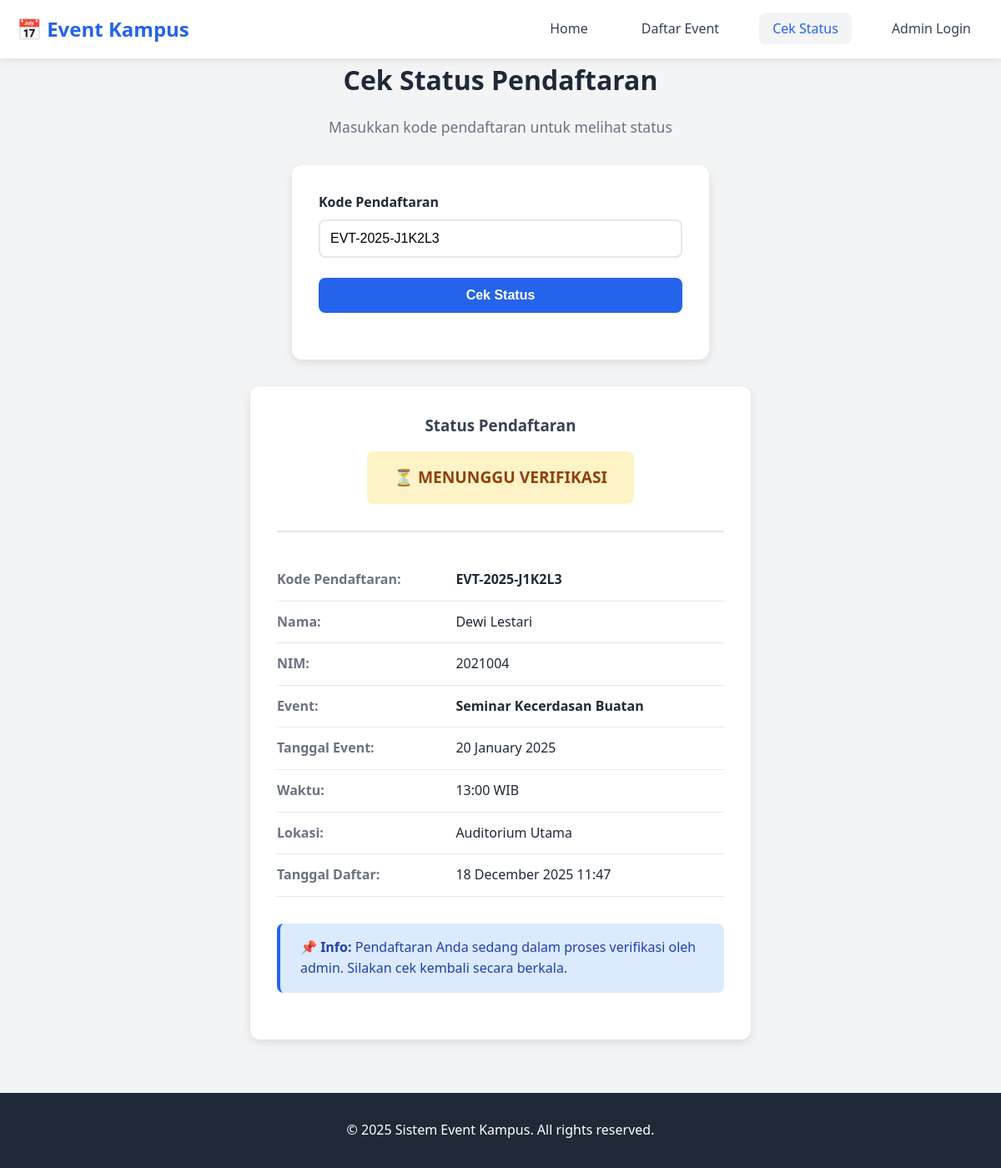
Page /cek_status.php?kode=EVT-2025-J1K2L3 on the committed database.
### tables this page shows
CREATE TABLE pendaftaran (
    daftar_id INT AUTO_INCREMENT PRIMARY KEY,
    peserta_id INT NOT NULL,
    event_id INT NOT NULL,
    tanggal_daftar TIMESTAMP DEFAULT CURRENT_TIMESTAMP,
    status ENUM('pending', 'diterima', 'ditolak') DEFAULT 'pending',
    kode_unik VARCHAR(20) UNIQUE NOT NULL,
    deleted_at TIMESTAMP NULL,
    FOREIGN KEY (peserta_id) REFERENCES peserta(peserta_id) ON DELETE CASCADE,
    FOREIGN KEY (event_id) REFERENCES event(event_id) ON DELETE CASCADE,
    INDEX idx_status (status),
    INDEX idx_kode (kode_unik),
    INDEX idx_deleted (deleted_at),
    UNIQUE KEY unique_registration (peserta_id, event_id, deleted_at)
);

CREATE TABLE peserta (
    peserta_id INT AUTO_INCREMENT PRIMARY KEY,
    nama VARCHAR(100) NOT NULL,
    nim VARCHAR(20) NOT NULL UNIQUE,
    email VARCHAR(100) NOT NULL,
    no_hp VARCHAR(15) NOT NULL,
    jurusan VARCHAR(100),
    created_at TIMESTAMP DEFAULT CURRENT_TIMESTAMP,
    deleted_at TIMESTAMP NULL,
    INDEX idx_nim (nim),
    INDEX idx_email (email),
    INDEX idx_deleted (deleted_at)
);

CREATE TABLE event (
    event_id INT AUTO_INCREMENT PRIMARY KEY,
    nama_event VARCHAR(200) NOT NULL,
    tanggal DATE NOT NULL,
    waktu TIME NOT NULL,
    lokasi VARCHAR(200) NOT NULL,
    narasumber VARCHAR(200),
    deskripsi TEXT,
    kuota INT NOT NULL DEFAULT 0,
    banner VARCHAR(255),
    created_at TIMESTAMP DEFAULT CURRENT_TIMESTAMP,
    updated_at TIMESTAMP DEFAULT CURRENT_TIMESTAMP ON UPDATE CURRENT_TIMESTAMP,
    deleted_at TIMESTAMP NULL,
    INDEX idx_tanggal (tanggal),
    INDEX idx_deleted (deleted_at)
);

### config/db_connect.php (called while the page is built, shortened)
<?php
$conn = new mysqli(DB_HOST, DB_USER, DB_PASS, DB_NAME);
$conn->set_charset("utf8mb4");
function clean_input($data) {
    global $conn;
    $data = trim($data);
    $data = stripslashes($data);
    $data = htmlspecialchars($data, ENT_QUOTES, 'UTF-8');
    return $conn->real_escape_string($data);
}
?>

### public/cek_status.php (the view, shortened to what this page needs)
<?php
require_once '../config/db_connect.php';
$kode = isset($_GET['kode']) ? clean_input($_GET['kode']) : '';
$pendaftaran = null;
if (!empty($kode)) {
    $query = "SELECT pf.*, ps.nama, ps.nim, ps.email, ps.no_hp, e.nama_event, e.tanggal, e.waktu, e.lokasi
              FROM pendaftaran pf
              JOIN peserta ps ON pf.peserta_id = ps.peserta_id
              JOIN event e ON pf.event_id = e.event_id
              WHERE pf.kode_unik = ? AND pf.deleted_at IS NULL";
    $stmt = $conn->prepare($query);
    $stmt->bind_param("s", $kode);
    $stmt->execute();
    $result = $stmt->get_result();
    if ($result->num_rows > 0) {
        $pendaftaran = $result->fetch_assoc();
    }
}
?>
<!DOCTYPE html>
<html lang="id">
<head>
    <link rel="stylesheet" href="../assets/css/style.css">
</head>
<body>
    <nav class="navbar">
        <div class="container">
            <div class="nav-brand">
                <h1>📅 Event Kampus</h1>
            </div>
            <ul class="nav-menu">
                <li><a href="index.php">Home</a></li>
                <li><a href="daftar_event.php">Daftar Event</a></li>
                <li><a href="cek_status.php" class="active">Cek Status</a></li>
                <li><a href="../admin/admin_login.php">Admin Login</a></li>
            </ul>
        </div>
    </nav>
    <main class="container">
        <section class="page-header">
            <h2>Cek Status Pendaftaran</h2>
            <p>Masukkan kode pendaftaran untuk melihat status</p>
        </section>
        <div class="form-container" style="max-width: 500px;">
            <form method="GET" action="">
                <div class="form-group">
                    <label for="kode">Kode Pendaftaran</label>
                    <input
                        type="text"
                        id="kode"
                        name="kode"
                        class="form-control"
                        placeholder="Contoh: EVT-2025-ABC123"
                        value="<?php echo htmlspecialchars($kode); ?>"
                        required
                    >
                </div>
                <div class="form-group">
                    <button type="submit" class="btn btn-primary" style="width: 100%;">
                        Cek Status
                    </button>
                </div>
            </form>
        </div>
        <?php if (!empty($kode)): ?>
            <?php if ($pendaftaran): ?>
                <div class="status-card">
                    <div class="status-header">
                        <h3>Status Pendaftaran</h3>
                        <div class="status-badge-large status-<?php echo $pendaftaran['status']; ?>">
                            <?php
                            if ($pendaftaran['status'] === 'pending') echo '⏳ Menunggu Verifikasi';
                            elseif ($pendaftaran['status'] === 'diterima') echo '✅ Diterima';
                            else echo '❌ Ditolak';
                            ?>
                        </div>
                    </div>
                    <div class="info-row">
                        <div class="info-label">Kode Pendaftaran:</div>
                        <div class="info-value"><strong><?php echo htmlspecialchars($pendaftaran['kode_unik']); ?></strong></div>
                    </div>
                    <div class="info-row">
                        <div class="info-label">Nama:</div>
                        <div class="info-value"><?php echo htmlspecialchars($pendaftaran['nama']); ?></div>
                    </div>
                    <div class="info-row">
                        <div class="info-label">NIM:</div>
                        <div class="info-value"><?php echo htmlspecialchars($pendaftaran['nim']); ?></div>
                    </div>
                    <div class="info-row">
                        <div class="info-label">Event:</div>
                        <div class="info-value"><strong><?php echo htmlspecialchars($pendaftaran['nama_event']); ?></strong></div>
                    </div>
                    <div class="info-row">
                        <div class="info-label">Tanggal Event:</div>
                        <div class="info-value"><?php echo date('d F Y', strtotime($pendaftaran['tanggal'])); ?></div>
                    </div>
                    <div class="info-row">
                        <div class="info-label">Waktu:</div>
                        <div class="info-value"><?php echo date('H:i', strtotime($pendaftaran['waktu'])); ?> WIB</div>
                    </div>
                    <div class="info-row">
                        <div class="info-label">Lokasi:</div>
                        <div class="info-value"><?php echo htmlspecialchars($pendaftaran['lokasi']); ?></div>
                    </div>
                    <div class="info-row">
                        <div class="info-label">Tanggal Daftar:</div>
                        <div class="info-value"><?php echo date('d F Y H:i', strtotime($pendaftaran['tanggal_daftar'])); ?></div>
                    </div>
                    <?php if ($pendaftaran['status'] === 'pending'): ?>
                        <div class="alert alert-info" style="margin-top: 2rem;">
                            <strong>📌 Info:</strong> Pendaftaran Anda sedang dalam proses verifikasi oleh admin. Silakan cek kembali secara berkala.
                        </div>
                    <?php elseif ($pendaftaran['status'] === 'diterima'): ?>
                        <div class="alert alert-success" style="margin-top: 2rem;">
                            <strong>🎉 Selamat!</strong> Pendaftaran Anda telah diterima. Jangan lupa hadir pada event tersebut. Simpan kode pendaftaran ini sebagai bukti.
                        </div>
                    <?php else: ?>
                        <div class="alert alert-danger" style="margin-top: 2rem;">
                            <strong> Maaf!</strong> Pendaftaran Anda ditolak. Silakan hubungi panitia untuk informasi lebih lanjut.
                        </div>
                    <?php endif; ?>
                </div>
            <?php else: ?>
                <div class="alert alert-danger" style="max-width: 500px; margin: 2rem auto;">
                    <strong> Tidak Ditemukan!</strong> Kode pendaftaran tidak valid atau tidak ditemukan dalam sistem.
                </div>
            <?php endif; ?>
        <?php endif; ?>
    </main>
    <footer>
        <div class="container">
            <p>&copy; 2025 Sistem Event Kampus. All rights reserved.</p>
        </div>
    </footer>
</body>
</html>

### assets/style.css (style rules this page uses)
* { margin: 0; padding: 0; box-sizing: border-box; }
:root { --primary-color: #2563eb; --secondary-color: #7c3aed; --success-color: #10b981; --danger-color: #ef4444; --warning-color: #f59e0b; --dark: #1f2937; --light: #f3f4f6; --white: #ffffff; --text-dark: #374151; --border-color: #e5e7eb; }
body { font-family: 'Segoe UI', Tahoma, Geneva, Verdana, sans-serif; line-height: 1.6; color: var(--text-dark); background-color: var(--light); }
.container { max-width: 1200px; margin: 0 auto; padding: 0 20px; }
.navbar { background: var(--white); box-shadow: 0 2px 10px rgba(0,0,0,0.1); padding: 1rem 0; position: sticky; top: 0; z-index: 100; }
.navbar .container { display: flex; justify-content: space-between; align-items: center; }
.nav-brand h1 { font-size: 1.5rem; color: var(--primary-color); }
.nav-menu { display: flex; list-style: none; gap: 2rem; }
.nav-menu a { text-decoration: none; color: var(--text-dark); font-weight: 500; transition: color 0.3s; padding: 0.5rem 1rem; border-radius: 8px; }
.nav-menu a:hover, .nav-menu a.active { color: var(--primary-color); background: var(--light); }
.btn { display: inline-block; padding: 0.75rem 1.5rem; text-decoration: none; border-radius: 8px; font-weight: 600; transition: all 0.3s; border: none; cursor: pointer; font-size: 1rem; }
.btn-primary { background: var(--primary-color); color: var(--white); }
main { padding: 3rem 0; min-height: calc(100vh - 200px); }
.events-section h3, .page-header h2 { font-size: 2rem; margin-bottom: 1rem; color: var(--dark); }
.page-header { text-align: center; margin-bottom: 2rem; }
.page-header p { color: #6b7280; font-size: 1.1rem; }
.form-container { max-width: 600px; margin: 2rem auto; background: var(--white); padding: 2rem; border-radius: 12px; box-shadow: 0 4px 12px rgba(0,0,0,0.1); }
.form-group { margin-bottom: 1.5rem; }
.form-group label { display: block; margin-bottom: 0.5rem; font-weight: 600; color: var(--dark); }
.form-control { width: 100%; padding: 0.75rem; font-size: 1rem; border: 2px solid var(--border-color); border-radius: 8px; transition: all 0.3s; }
.alert { padding: 1rem 1.5rem; border-radius: 8px; margin-bottom: 1.5rem; }
.alert-info { background: #dbeafe; color: #1e40af; border-left: 4px solid var(--primary-color); }
footer { background: var(--dark); color: var(--white); text-align: center; padding: 2rem 0; margin-top: 4rem; }

### public/cek_status.php (style rules this page uses)
.status-card { max-width: 600px; margin: 2rem auto; background: var(--white); border-radius: 12px; padding: 2rem; box-shadow: 0 4px 12px rgba(0,0,0,0.1); }
.status-header { text-align: center; margin-bottom: 2rem; padding-bottom: 1rem; border-bottom: 2px solid var(--border-color); }
.status-badge-large { display: inline-block; padding: 1rem 2rem; border-radius: 8px; font-size: 1.2rem; font-weight: 700; text-transform: uppercase; margin: 1rem 0; }
.status-pending { background: #fef3c7; color: #92400e; }
.info-row { display: flex; padding: 0.75rem 0; border-bottom: 1px solid var(--border-color); }
.info-label { width: 40%; font-weight: 600; color: #6b7280; }
.info-value { width: 60%; color: var(--dark); }

### rows in the picture
pendaftaran: kode_unik "EVT-2025-J1K2L3", peserta.nama "Dewi Lestari", peserta.nim "2021004", event.nama_event "Seminar Kecerdasan Buatan", event.tanggal "20 January 2025", event.waktu "13:00", event.lokasi "Auditorium Utama", tanggal_daftar "18 December 2025 11:47"
